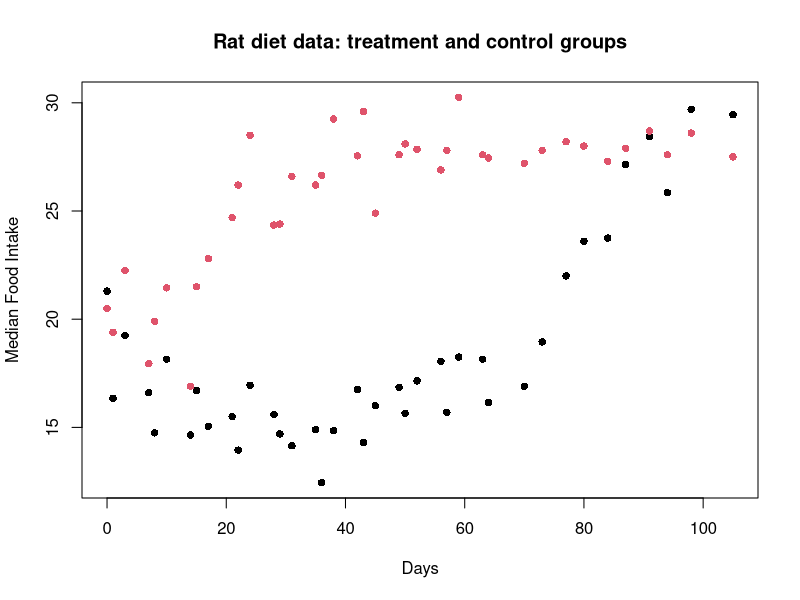
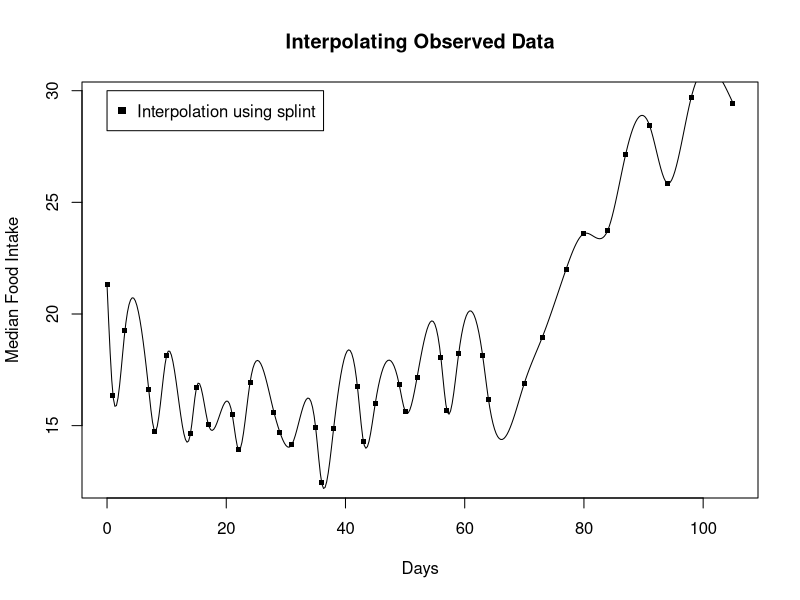
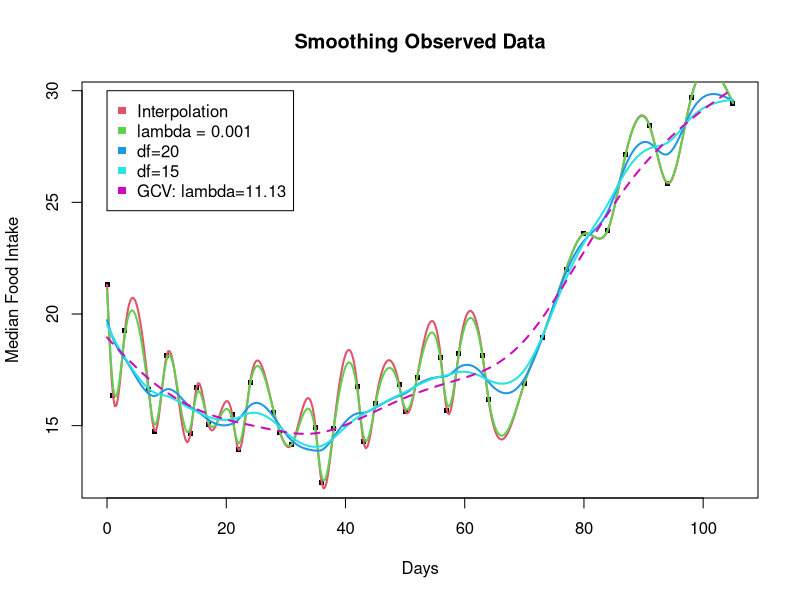
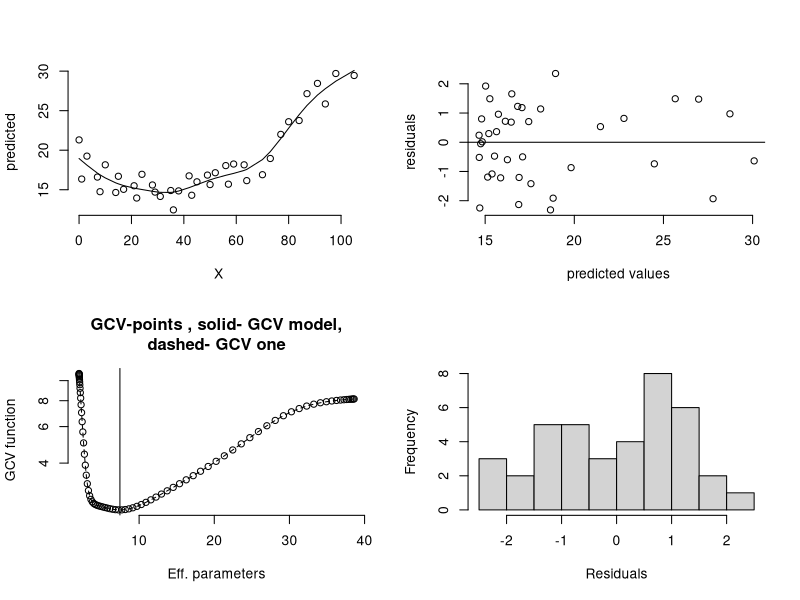
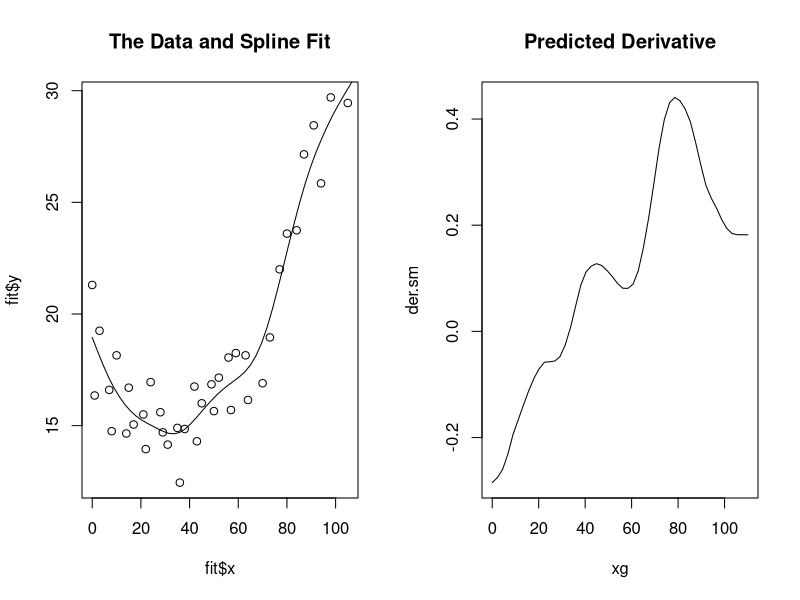
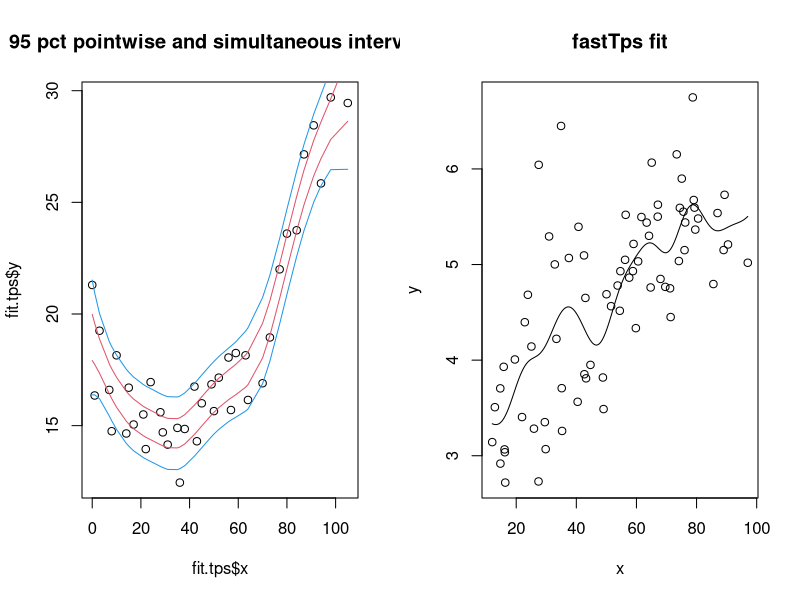

These charts were generated, in order, by the following R code:
## ---- chunk 1
knitr::opts_chunk$set(echo = TRUE, cache=TRUE)
library(fields)
data(WorldBankCO2)
## ---- chunk 2
# 1d example
data("rat.diet")
x <- rat.diet$t
y <- rat.diet$trt
matplot( rat.diet$t, cbind( rat.diet$trt, rat.diet$con), 
          ylab="Median Food Intake", xlab="Days", pch=16)
title("Rat diet data: treatment and control groups")
## ---- chunk 3
grd <- seq(range(x)[1], range(x)[2], length.out = 400)
spl <- splint(x,y,grd)
plot(y~x, pch=".", cex=5, ylab="Median Food Intake", xlab="Days")
title("Interpolating Observed Data")
lines(grd,spl)
legend( x=0 , y=30, legend=c("Interpolation using splint"), 
        col=c("black"), pch=15, cex=1)
## ---- chunk 4
#Note this small lambda almost interpolates, close to splint model fit above
sr <- sreg(x,y, lambda=0.001)
pr <- predict(sr, grd)

#Fit a model with fewer effective degrees of freedom
spl2 <- splint(x,y, grd, df=20)
#Think of reducing df as increasing the smoothness of the model
spl3 <- sreg(x,y,df=15)
pr3 <- predict(spl3, grd)
spl4 <- sreg(x,y)
pr4 <- predict(spl4,grd)
plot(y~x, pch=".", cex=5, ylab="Median Food Intake", xlab="Days")
title("Smoothing Observed Data")
mat <- cbind( spl, pr, spl2, pr3, pr4)
matplot(grd,mat,col=2:6,lwd=2,type="l",lty=c(rep(1,4),2),add=TRUE) 
legend( x=0 , y=30, legend=c("Interpolation","lambda = 0.001", "df=20", "df=15",
                             "GCV: lambda=11.13"), col=2:6, pch=15, cex=1)
## ---- chunk 5
fit <- sreg(x,y) # fit a GCV spline to test group of rats
summary( fit)
## ---- chunk 6
set.panel(2,2)
plot(fit) # four diagnostic plots of fit
## ---- chunk 7
predict( fit) # predicted values at data points
xg <- seq(0,110,,50)
sm <-predict( fit, xg) # spline fit at 50 equally spaced points
der.sm <- predict( fit, xg, deriv=1) # derivative of spline fit
## ---- chunk 8
set.panel( 1,2)
plot( fit$x, fit$y) # the data
lines( xg, sm) # the spline
title("The Data and Spline Fit")
plot( xg,der.sm, type="l") # plot of estimated derivative
title("Predicted Derivative")
## ---- chunk 9
# Using Tps on the rat.diet data
# Tps allows uncertainty quantification
fit.tps<-Tps( x,y, scale="unscaled")
summary( fit.tps)
## ---- chunk 10
# compare sreg and Tps results to show the adjustment to lambda.
predict( fit)-> look
predict( fit.tps, lambda=fit$lambda*fit$N)-> look2
# test.for.zero is a testing function that checks for equality within tolerance
# silence means it checks to 1e-8
test.for.zero( look, look2) 
## ---- chunk 11
SE <- predictSE(fit.tps)

# 95% pointwise prediction intervals
Zvalue<- qnorm(.0975)
upper<- fit.tps$fitted.values + Zvalue* SE
lower<- fit.tps$fitted.values - Zvalue* SE

# conservative, simultaneous Bonferroni bounds
ZBvalue<- qnorm(1- .025/fit$N)
upperB<- fit.tps$fitted.values + ZBvalue* SE
lowerB<- fit.tps$fitted.values - ZBvalue* SE

plot( fit.tps$x, fit.tps$y)
lines( fit.tps$predicted, lwd=2)
matlines( fit.tps$x,
          cbind( lower, upper, lowerB, upperB), type="l", 
          col=c( 2,2,4,4), lty=1)
title( "95 pct pointwise and simultaneous intervals")
## ---- chunk 12
x <- WorldBankCO2[,'Pop.urb']
y <- log10(WorldBankCO2[,'CO2.cap'])
out.fast <- fastTps(x,y,lambda=2, aRange=20)
plot(x,y)
xgrid<- seq(  min(x), max(x),,300)
fhat.fast <- predict( out.fast,xgrid)
#se.fast <- predictSE( out.fast) 
lines( xgrid, fhat.fast)
#lines( xgrid, fhat.fast+1.96*se.fast, col=2, lty=2)
#lines( xgrid, fhat.fast-1.96*se.fast, col=2, lty=2)
title('fastTps fit')
